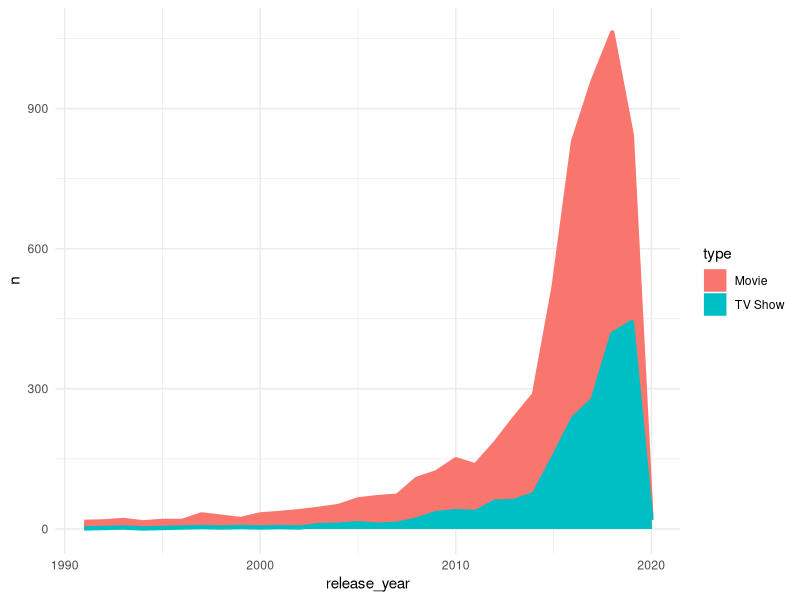

Write R code to recreate this figure.
## ---- chunk 1
#| label: library
#| include: false
#| warning: false
library(readr)
library(tidyr)
library(dplyr)
library(ggplot2)
library(gganimate)

## ---- chunk 2
1 + 1
## ---- chunk 3
#| label: netflix
#| fig-cap: "Netflix film"
#| warning: false
#| echo: false
netflix_titles <- read_delim("data/netflix_titles.csv", 
    delim = ";", escape_double = FALSE, locale = locale(), 
    trim_ws = TRUE)
grp_netflix <- netflix_titles %>% 
  group_by(release_year, type) %>% 
  count() %>% 
  filter(nchar(release_year)==4)



grp_netflix %>%
 filter(release_year >= 1991L & release_year <= 2020L) %>%
 ggplot() +
  aes(x = release_year, y = n, fill = type, colour = type) +
  geom_area(size = 1.5) +
  scale_fill_hue(direction = 1) +
  scale_color_hue(direction = 1) +
  theme_minimal()
